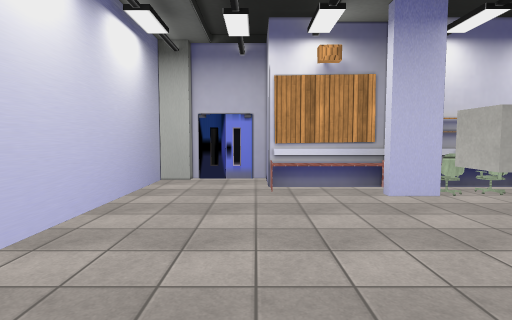
[1] (above)

18 first-person views from a walk through a 3-D level made in the Unity game engine. The camera is 1.5 m above the floor, tilts 4° down and sees 80° across. The floor is counted in squares, 1 m on a side. Each view is taken from the middle of a square. On the plan, view 1 faces up. The plan holds only what a view shows up to about 15 squares ahead; the rest is blank. The player is left out. Some surface patterns are stand-ins.

[2]
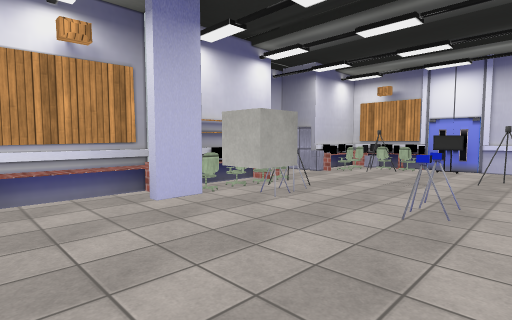

[3]
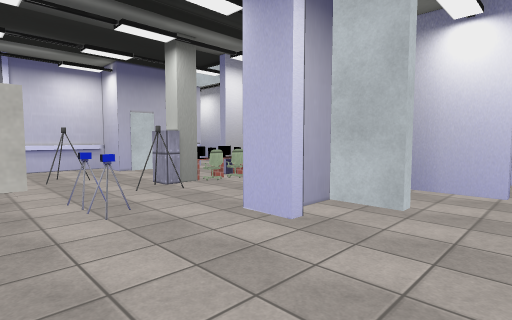

[4]
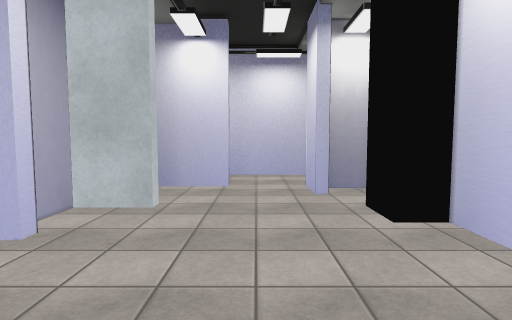

[5]
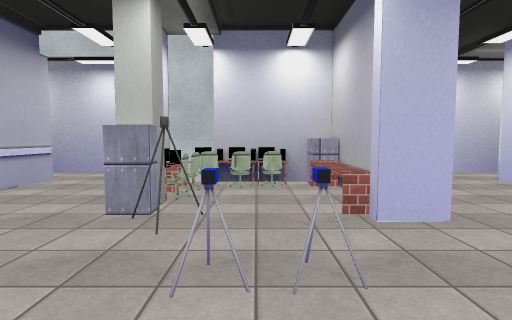

[6]
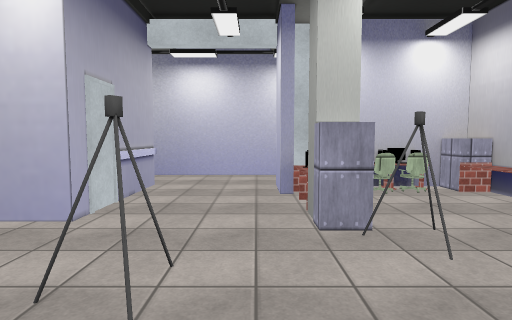

[7]
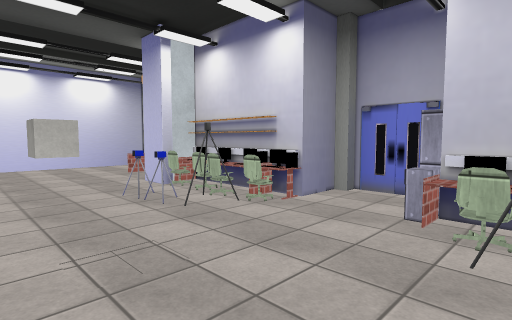

[8]
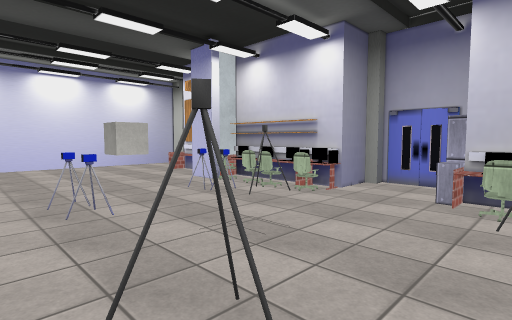

[9]
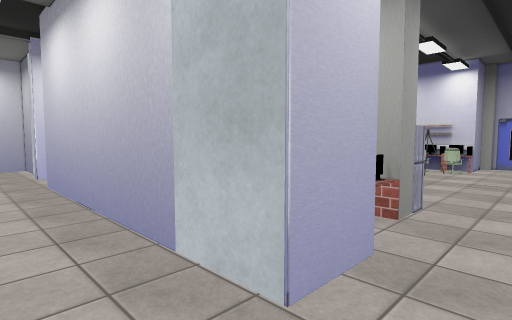

[10]
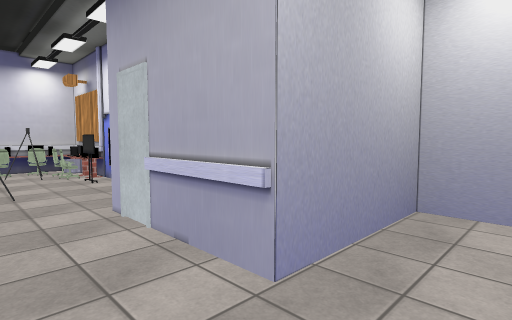

[11]
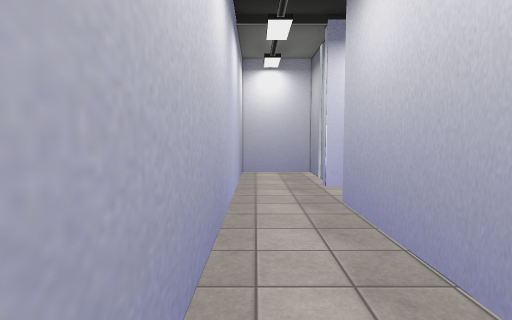

[12]
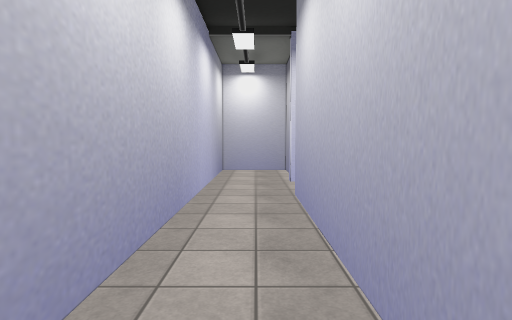

[13]
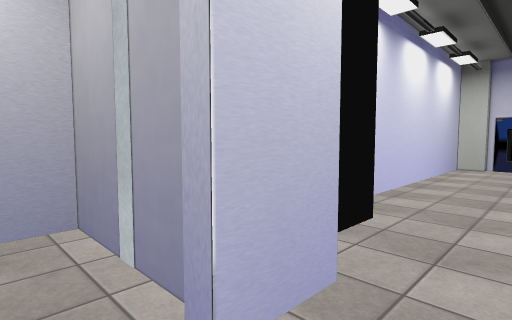

[14]
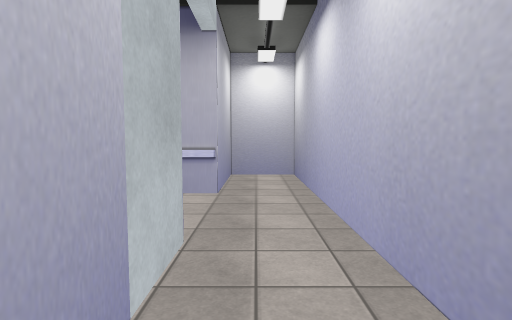

[15]
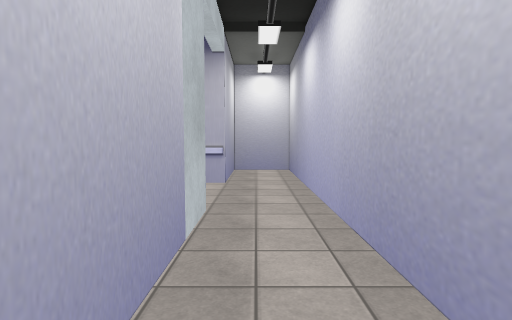

[16]
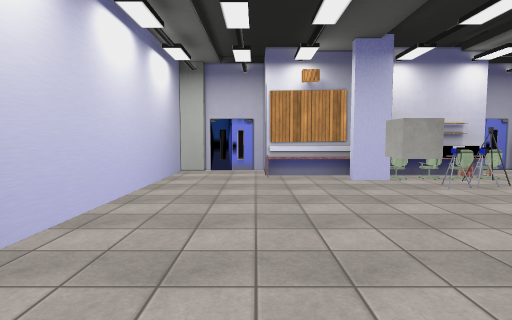

[17]
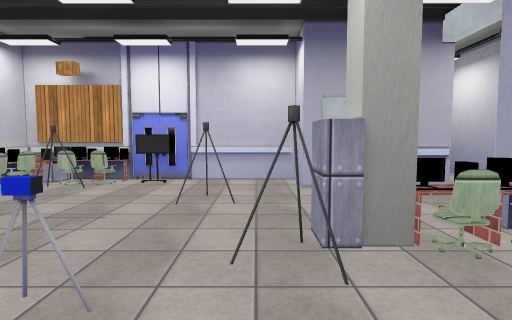

[18]
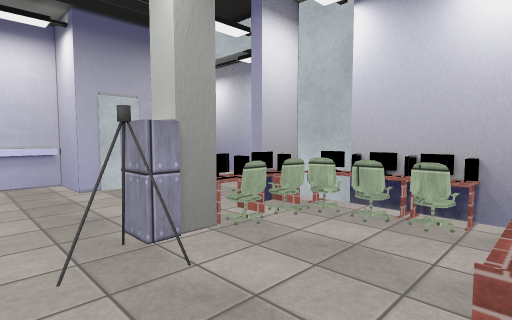

### Floor plan
Key: @ floor where view 1 was taken; # wall or solid block; x gap in a wall; . floor; = window, fence, low wall or low ledge; ^ raised ledge; C cube; O other object.
Columns run from 6 left of view 1 to 19 right of it. Each row starts with its distance up from view 1.
 12    ####
 11   ##...#       ##.#
 10   #....#       #..#
  9   #....^^^#####^..=^^^^
  8   #.......####=#...#=^^
  7   #.........###.....#=#
  6   #..................##
  5   #.......C..........O#
  4   #..................O#
  3   #.........#.#...=...#
  2   #...............#...#
  1   #...........#.......#
  0   #...@...#^..###.....#
 -1   ##......#^...##...##
 -2     .....##^...x^...#
 -3     #.....#^...x^...#
 -4 #####.....#^^^^^#...#
 -5 #......##########...######
 -6 #........................#
 -7 #........................#
 -8 ##########################

Positions as (right, up) in squares from view 1, and headings:
1: (0, 0), facing up
2: (0, 1), facing up-right
3: (0, 5), facing down-right
4: (0, 5), facing down
5: (7, 6), facing down
6: (11, 5), facing down
7: (14, 3), facing up-left
8: (14, 1), facing up-left
9: (12, -7), facing up-left
10: (12, -7), facing up-right
11: (8, -7), facing left
12: (9, -6), facing left
13: (0, -6), facing up-left
14: (6, -6), facing right
15: (4, -6), facing right
16: (0, -3), facing up
17: (5, 1), facing right
18: (5, 2), facing down-right
